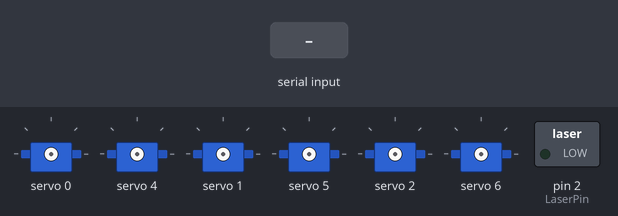
The sketch below on a simulated Arduino Uno, built with avr-gcc and run on an emulated ATmega328P. Parts: 6 × servo, switched loads named in the sketch (green lamp = pin HIGH). The test bench sets the inputs (shaded band).

Above: at 1.2 s.
1.3 s: "<90,45,200>" received over Serial
At 1.8 s:
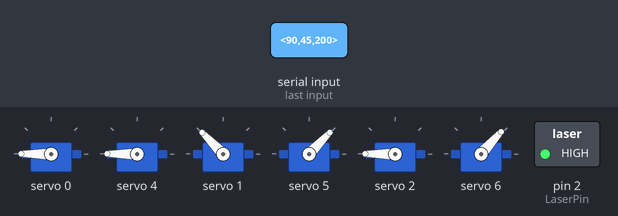
2.8 s: "<30,150,10>" received over Serial
At 4.0 s:
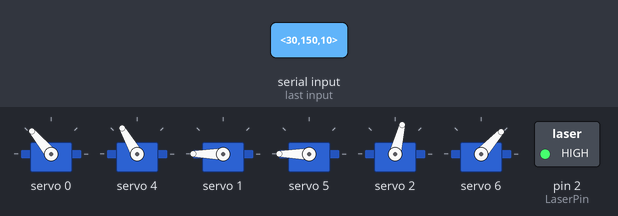
4.3 s: "<90,45>" received over Serial
At 5.3 s:
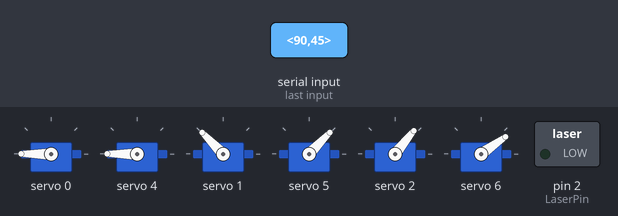
5.8 s: "<30,150>" received over Serial
At 6.4 s:
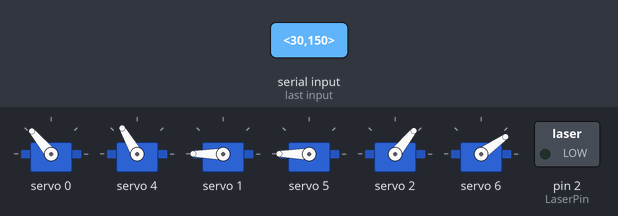
7.3 s: "<30,150,10,200>" received over Serial
At 7.6 s:
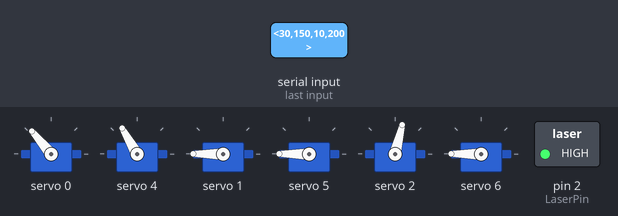
8.8 s: "<0>" received over Serial
At 9.9 s:
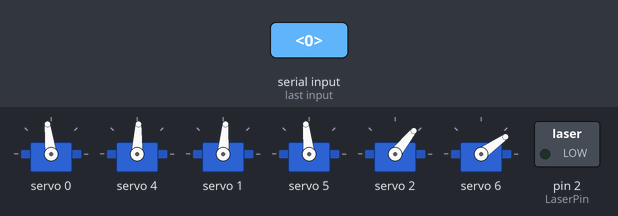
Timing chart, 0 to 11.3 s (numbered marks = the images above; inputs shaded):
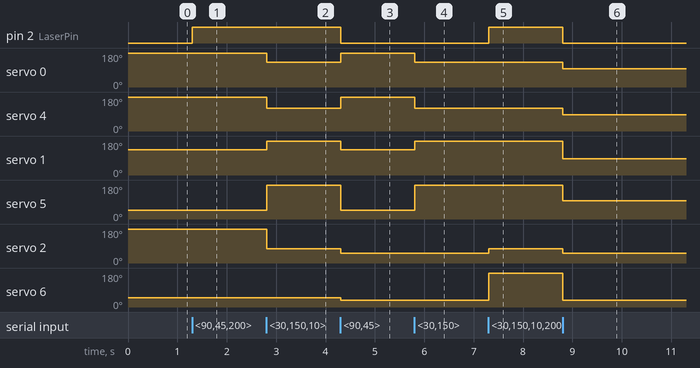

Measured:
- after the input at 1.3 s, pin 2 (LaserPin): LOW → HIGH at once
- after the input at 2.8 s, servo 0: 180° → 130° at once; servo 4: 180° → 120° at once; servo 1: 134° → 180° at once; servo 5: 46° → 180° at once; servo 2: 180° → 76° at once
- after the input at 4.3 s, pin 2 (LaserPin): HIGH → LOW at once; servo 0: 130° → 180° at once; servo 4: 120° → 180° at once; servo 1: 180° → 134° at once; servo 5: 180° → 46° at once
- after the input at 5.8 s, servo 0: 180° → 130° at once; servo 4: 180° → 120° at once; servo 1: 134° → 180° at once; servo 5: 46° → 180° at once
- after the input at 7.3 s, pin 2 (LaserPin): LOW → HIGH at once; servo 2: 51° → 76° at once; servo 6: 35° → 180° at once
- after the input at 8.8 s, pin 2 (LaserPin): HIGH → LOW at once; servo 0: 130° → 97° at once; servo 4: 120° → 87° at once; servo 1: 180° → 85° at once; servo 5: 180° → 96° at once

The sketch:

Serial_Servo_Control_Adv.ino
```cpp
// Watchman Servo Control code - Graham Jessup

// This sketch receives serial information in the format <x,y,L1,L2> where the the variables (x,y,L1,L2) are degree values.
// Angle values are then adjusted with calibration values before they are sent to each servo

// This sketch is designed to work with "Adafruit 16-Channel 12-bit PWM/Servo Shield - I2C interface" on an Arduino Uno
// This sketch requires the adafruit_PWMServo library, they have a useful guide here: https://learn.adafruit.com/adafruit-16-channel-pwm-slash-servo-shield/using-the-adafruit-library

// Serial communication code is adapted from Robin2 on Arduino forum, see here for source: https://forum.arduino.cc/index.php?topic=396450.0

// Be sure to comment out any debug Serial.print statements before connecting to raspberry pi, they will cause problems!


// Serial Reading Declarations

const byte numChars = 32;
char receivedChars[numChars];
char tempChars[numChars];        // temporary array for use when parsing

      // variables to hold the parsed data
char messageFromPC[numChars] = {0};
int integerFromPC = 0;
float XFromPi = 0.0;
//float floatFromPC = 0.0;
float YFromPi = 0.0;
float L1FromPi = 0.0;
float L2FromPi = 0.0;

boolean newData = false;


//Servo Control Declarations
#include <Wire.h>
#include <Adafruit_PWMServoDriver.h>

Adafruit_PWMServoDriver pwm = Adafruit_PWMServoDriver();

//Servo header position on adafruit servo hat (using positions 0-2 and 4-6)
#define X1SERVO 0 // X Servo (left-right) on right eye
#define Y1SERVO 1 // Y Servo (up-down) on right eye
#define L1SERVO 2 // Bottom Eyelid, controlled by right-side eyelid servo

#define X2SERVO 4 // X Servo (left-right) on left eye
#define Y2SERVO 5 // Y Servo (up-down) on left eye
#define L2SERVO 6 // Top Eyelid, controlled by left-side eyelid servo
#define LaserPin 2 // This pin is used to switch laser MOSFET on/off. Mosfet is used to turn laser off when eyelids are shut.

float CtsPerDeg = 2.8; // This is a measured value, "calibrated" by driving servo to 90ish degrees (from middle position) and measuring counts
int MidPtCounts = 368; // Derived from servo midpoint = 1.5ms, 4.07 microseconds per count 1500/4.07 = 368.55

//Degree Compensations to adjust mid-point of servos - Cross-Eye fixing, adjust for mechanical errors as well
// These values are obtained by using a calibration image on the raspberry pi.
// I used the serial monitor to command the eyelids to zero position and then adjusted the zero point until the eyes and eyelids were properly adjusted (ie pointed dead center, eyes shut when <0,0,0,0> command is received)
float X1DegComp = 4;
float X2DegComp = -5;
float Y1DegComp = -7;
float Y2DegComp = -3;
float L1DegComp = -25;
float L2DegComp = -40;
float LidCloseComp = -12; // This adds extra "clamping" force to completely close the eyes
//float L1DegTrack = 10;


void setup() {
    Serial.begin(115200);
    //Serial.println("This demo expects 4 pieces of data - 4 floating point values");
    //Serial.println("Enter data in this style <12.5, 12.0, 24.7, 13.0>  ");
    //Serial.println();
    pwm.begin();

    pwm.setPWMFreq(60);  // Analog servos run at ~60 Hz updates
    pinMode(LaserPin, OUTPUT);
    delay(10);
}

//============

void loop() {
    recvWithStartEndMarkers();
    if (newData == true) {
        strcpy(tempChars, receivedChars);
            // this temporary copy is necessary to protect the original data
            //   because strtok() used in parseData() replaces the commas with \0
        parseData();
        SetServoPosition();
//        showParsedData();
        newData = false;
    }
}

//============

void recvWithStartEndMarkers() {
    static boolean recvInProgress = false;
    static byte ndx = 0;
    char startMarker = '<';
    char endMarker = '>';
    char rc;

    while (Serial.available() > 0 && newData == false) {
        rc = Serial.read();

        if (recvInProgress == true) {
            if (rc != endMarker) {
                receivedChars[ndx] = rc;
                ndx++;
                if (ndx >= numChars) {
                    ndx = numChars - 1;
                }
            }
            else {
                receivedChars[ndx] = '\0'; // terminate the string
                recvInProgress = false;
                ndx = 0;
                newData = true;
            }
        }

        else if (rc == startMarker) {
            recvInProgress = true;
        }
    }
}

//============

void parseData() {      // split the data into its parts

    char * strtokIndx; // this is used by strtok() as an index

    strtokIndx = strtok(tempChars,",");      // get the first part - the string
    XFromPi = atof(strtokIndx); // convert this part to a float

    strtokIndx = strtok(NULL, ","); // this continues where the previous call left off
    YFromPi = atof(strtokIndx);     // convert this part to a float

    strtokIndx = strtok(NULL, ",");
    L1FromPi = atof(strtokIndx);     // convert this part to a float

    strtokIndx = strtok(NULL, ",");
    L2FromPi = atof(strtokIndx);     // convert this part to a float

}

//============

void showParsedData() {
    Serial.print("X ");
    Serial.println(XFromPi);
    Serial.print("Y ");
    Serial.println(YFromPi);
    Serial.print("L1 ");
    Serial.println(L1FromPi);
    Serial.print("L2 ");
    Serial.println(L2FromPi);
}
```

Servo_Control.ino
```cpp
//This function maps the Servo Angles and sends the commands to the servos

void SetServoPosition() {

  // Set X Positions
  pwm.setPWM(X1SERVO, 0, ConvertToCounts(XFromPi + X1DegComp));
  pwm.setPWM(X2SERVO, 0, ConvertToCounts(XFromPi + X2DegComp));
//  Serial.print("X ");
//    Serial.println((-1*(XFromPi + X2DegComp)));

  // Set Y Positions
  pwm.setPWM(Y1SERVO, 0, ConvertToCounts(YFromPi + Y1DegComp));
  pwm.setPWM(Y2SERVO, 0, ConvertToCounts(-1*(YFromPi + Y2DegComp)));

  // Set Laser On/Off and Set Eyelid Position
  if (L1FromPi == 0 and L2FromPi == 0) {
    digitalWrite(LaserPin, LOW);
    pwm.setPWM(L1SERVO, 0, ConvertToCounts(L1FromPi + L1DegComp + LidCloseComp)); //Bottom Eyelid
    pwm.setPWM(L2SERVO, 0, ConvertToCounts(L2FromPi + L2DegComp + LidCloseComp)); //Top Eyelid
  }
  else {
  digitalWrite(LaserPin, HIGH);
  pwm.setPWM(L1SERVO, 0, ConvertToCounts(L1FromPi + L1DegComp)); //Bottom Eyelid
  pwm.setPWM(L2SERVO, 0, ConvertToCounts(L2FromPi + L2DegComp)); //Top Eyelid
  }
//    Serial.println("L1FromPi =");
//    Serial.println(L1FromPi);
//    Serial.println("L2FromPi =");
//    Serial.println(L2FromPi);
  delay(5);                           // waits for the servo to get there
}

//This function converts degree values to servo "counts" as required by the Adafruit_PWMServo library

float ConvertToCounts(float Degrees) {
  float Counts;
  Counts = MidPtCounts + (CtsPerDeg * Degrees);
//  Serial.print("Counts ");
//  Serial.println(Counts);

           return Counts;

}
```
